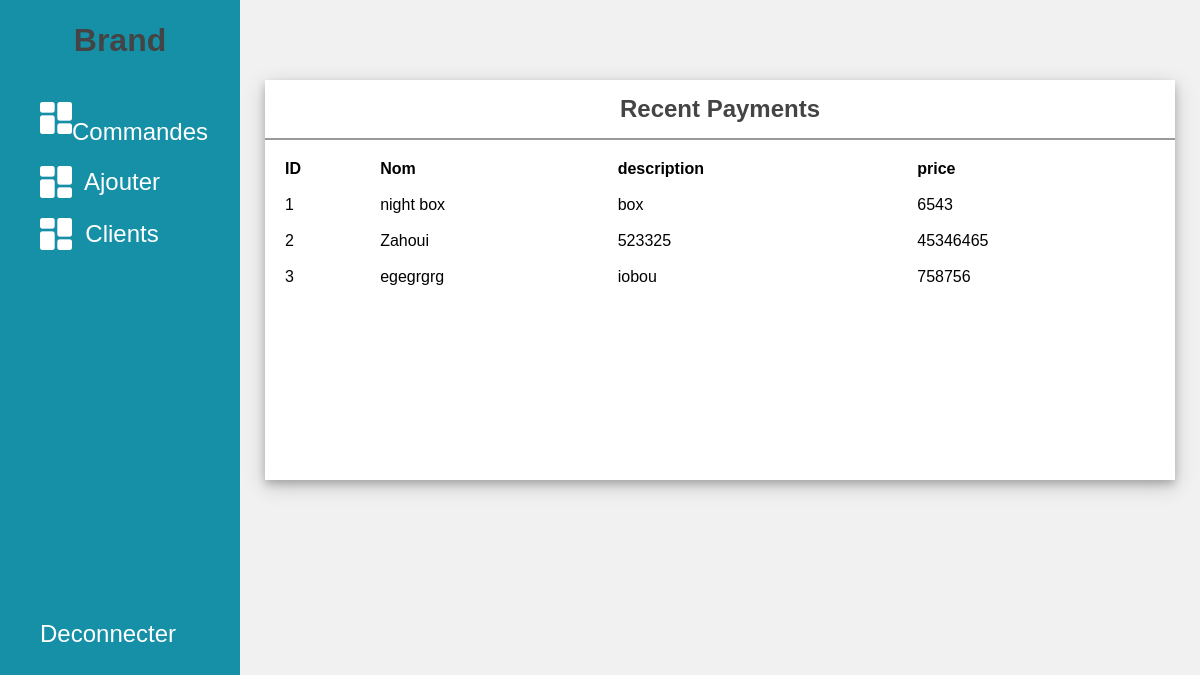
Page /admin/index.php (signed in) on the earlier database version.
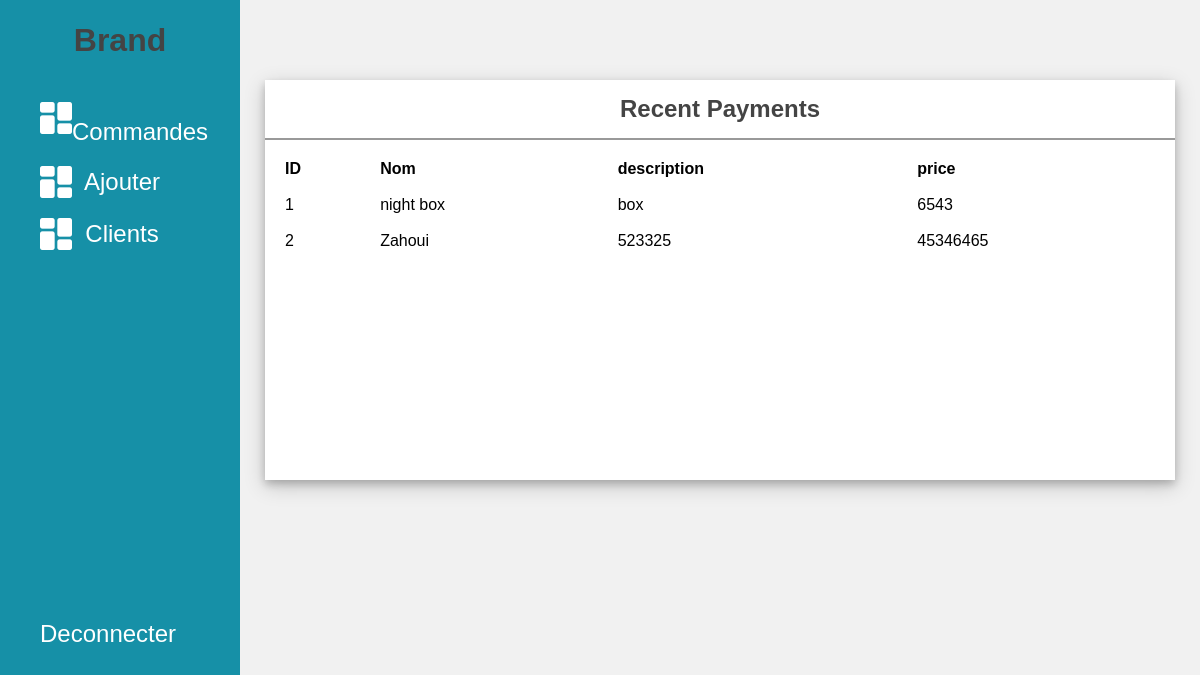
Same page on the later database version.
### tables this page shows
CREATE TABLE IF NOT EXISTS `product` (
  `id` int(11) NOT NULL AUTO_INCREMENT,
  `name` varchar(255) NOT NULL,
  `price` int(11) NOT NULL,
  `description` text NOT NULL,
  `image_path` varchar(200) NOT NULL,
  PRIMARY KEY (`id`)
);

### admin/index.php (the view, shortened to what this page needs)
<?php
$hostname = 'localhost:3307';
$username = 'root';
$password = 'root';
    $connect = mysqli_connect($hostname ,$username ,$password, "memoire");
$sql = "SELECT * FROM product ";
$resultat = mysqli_query($connect, $sql);
$products = $resultat->fetch_all(MYSQLI_ASSOC);
?>
<!DOCTYPE html>
<head>
    <link rel="stylesheet" href="styles.css">
</head>
<body>
    <div class="side-menu">
        <div class="brand-name">
            <h1>Brand</h1>
        </div>
        <ul>
            <li><img src="dashboard (2).png" alt=""> <a href="index.php">&nbsp; <span>Commandes</span> </a></li>
              <li><img src="dashboard (2).png" alt=""   > <a href="add.php">&nbsp; <span>Ajouter</span> </a></li>
               <li><img src="dashboard (2).png" alt=""  > <a href="users.php">&nbsp; <span>Clients</span> </a></li>
			   <div style="height: 350px;"></div>
               <li > <a class="nav-link px-3" href="deconnect.php">Deconnecter</a></li>
          </ul>
    </div>
    <div class="container">
        <div class="content">
            <div class="content-2">
                <div class="recent-payments">
                    <div class="title">
                        <h2>Recent Payments</h2>
                    </div>
                    <table>
                        <thead>
                        <tr>
                            <th>ID</th>
                            <th>Nom</th>
                            <th>description</th>
                            <th>price</th>
                        </tr>
                    </thead>
                        <tbody>
            <?php foreach ($products as $product) { ?>
                <tr>
                <td><?= $product['id'] ?> </td>
                <td><?= $product['name'] ?> </td>
                <td><?= $product['description'] ?> </td>
                <td><?= $product['price'] ?> </td>
                </tr>
            <?php } ?>
          </tbody>
                    </table>
                </div>
            </div>
        </div>
    </div>
</body>
</html>

### admin/styles.css (style rules this page uses)
* { margin: 0; padding: 0; box-sizing: border-box; font-family: 'Poppins', sans-serif; }
body { min-height: 100vh; }
a { text-decoration: none; color: #fff; }
li { list-style: none; }
h1, h2 { color: #444; }
.title { display: flex; align-items: center; justify-content: space-around; padding: 15px 10px; border-bottom: 2px solid #999; }
table { padding: 10px; }
th, td { text-align: left; padding: 8px; }
.side-menu { position: fixed; background: #1690A7; width: 20vw; min-height: 100vh; display: flex; flex-direction: column; }
.side-menu .brand-name { height: 10vh; display: flex; align-items: center; justify-content: center; }
.side-menu li { font-size: 24px; padding: 10px 40px; color: white; display: flex; align-items: center; }
.container { position: absolute; right: 0; width: 80vw; height: 100vh; background: #f1f1f1; }
.container .content { position: relative; margin-top: 10vh; min-height: 90vh; background: #f1f1f1; }
.container .content .content-2 { min-height: 60vh; display: flex; justify-content: space-around; align-items: flex-start; flex-wrap: wrap; }
.container .content .content-2 .recent-payments { min-height: 50vh; flex: 5; background: white; margin: 0 25px 25px 25px; box-shadow: 0 4px 8px 0 rgba(0, 0, 0, 0.2), 0 6px 20px 0 rgba(0, 0, 0, 0.19); display: flex; flex-direction: column; }

Differences in the rows shown:
removed product: id "3", name "egegrgrg", description "iobou", price "758756"
